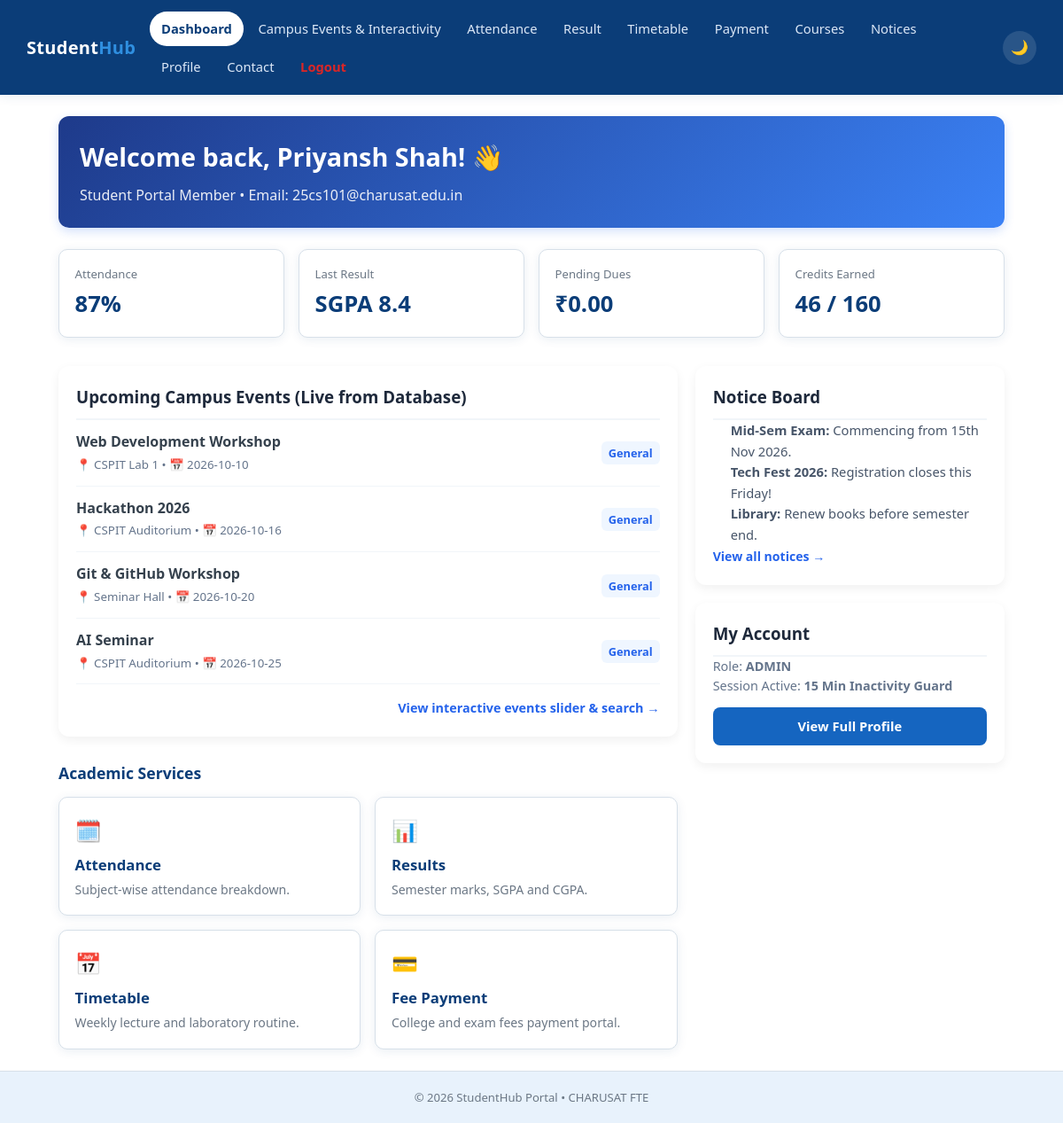
The page /P15/student_dashboard.php (signed in) on the database its author committed.
### tables this page shows
CREATE TABLE `events` (
  `event_id` int(11) NOT NULL AUTO_INCREMENT,
  `event_name` varchar(150) NOT NULL,
  `event_date` date NOT NULL,
  `venue` varchar(150) DEFAULT NULL,
  `description` text DEFAULT NULL,
  `poster_path` varchar(255) DEFAULT NULL,
  `category` varchar(50) DEFAULT 'General',
  PRIMARY KEY (`event_id`)
);

### P15/student_dashboard.php (the view, shortened to what this page needs)
<?php
require_once "db.php";
function h($v) {
    return htmlspecialchars((string)($v ?? ""), ENT_QUOTES, "UTF-8");
}
$userEmail = $_SESSION["email"] ?? "";
$userName = $_SESSION["name"] ?? "Student";
$studentInfo = null;
try {
    $stmt = $pdo->prepare("SELECT * FROM students WHERE email = ? LIMIT 1");
    $stmt->execute([$userEmail]);
    $studentInfo = $stmt->fetch();
    $upcomingEvents = $pdo->query("SELECT * FROM events ORDER BY event_date ASC LIMIT 4")->fetchAll();
} catch (PDOException $e) {
    $upcomingEvents = [];
}
?>
<!DOCTYPE html>
<html lang="en">
<head>
  <link rel="stylesheet" href="style.css" />
</head>
<body>
  <header class="navbar">
    <div class="nav-container">
      <a href="student_dashboard.php" class="logo">Student<span>Hub</span></a>
      <nav class="nav-links" id="navLinks" aria-label="Primary navigation">
        <a href="student_dashboard.php" class="active">Dashboard</a>
        <a href="dynamic.html">Campus Events & Interactivity</a>
        <a href="attendance.html">Attendance</a>
        <a href="result.html">Result</a>
        <a href="timetable.html">Timetable</a>
        <a href="payment.html">Payment</a>
        <a href="course.html">Courses</a>
        <a href="notices.html">Notices</a>
        <a href="profile.html">Profile</a>
        <a href="contact.html">Contact</a>
        <a href="logout.php" style="color: #dc2626; font-weight: bold;">Logout</a>
      </nav>
      <div class="nav-actions">
        <button id="themeToggle" class="icon-btn" aria-label="Toggle dark mode">🌙</button>
      </div>
    </div>
  </header>
  <main id="main" class="container" style="max-width: 1100px; margin: 24px auto; padding: 0 16px;">
    <div class="welcome-card">
      <h1>Welcome back, <?= h($userName) ?>! 👋</h1>
      <p>
        <?= $studentInfo ? h($studentInfo['department']) . " | Semester " . h($studentInfo['semester']) : "Student Portal Member" ?>
        &bull; Email: <?= h($userEmail) ?>
      </p>
    </div>
    <section class="stats-grid" aria-label="Academic stats">
      <div class="stat-card">
        <div class="label">Attendance</div>
        <div class="value">87%</div>
      </div>
      <div class="stat-card">
        <div class="label">Last Result</div>
        <div class="value">SGPA 8.4</div>
      </div>
      <div class="stat-card">
        <div class="label">Pending Dues</div>
        <div class="value">₹0.00</div>
      </div>
      <div class="stat-card">
        <div class="label">Credits Earned</div>
        <div class="value">46 / 160</div>
      </div>
    </section>
    <div class="grid-dashboard">
      <div>
        <div class="card">
          <h3>Upcoming Campus Events (Live from Database)</h3>
          <?php if (!empty($upcomingEvents)): ?>
            <?php foreach ($upcomingEvents as $ev): ?>
              <div class="event-item">
                <div>
                  <strong><?= h($ev["event_name"]) ?></strong><br>
                  <small style="color: #64748b;">📍 <?= h($ev["venue"]) ?> &bull; 📅 <?= h($ev["event_date"]) ?></small>
                </div>
                <div>
                  <span class="event-badge"><?= h($ev["category"] ?? "General") ?></span>
                </div>
              </div>
            <?php endforeach; ?>
          <?php else: ?>
            <p style="color: #94a3b8;">No upcoming events scheduled right now.</p>
          <?php endif; ?>
          <div style="margin-top: 14px; text-align: right;">
            <a href="dynamic.html" style="color: #2563eb; font-weight: 600; font-size: 0.9rem;">View interactive events slider & search &rarr;</a>
          </div>
        </div>
        <h2 class="section-title">Academic Services</h2>
        <section class="card-grid" aria-label="Academic Links">
          <a class="link-card" href="attendance.html">
            <div class="icon">🗓️</div>
            <h3>Attendance</h3>
            <p>Subject-wise attendance breakdown.</p>
          </a>
          <a class="link-card" href="result.html">
            <div class="icon">📊</div>
            <h3>Results</h3>
            <p>Semester marks, SGPA and CGPA.</p>
          </a>
          <a class="link-card" href="timetable.html">
            <div class="icon">📅</div>
            <h3>Timetable</h3>
            <p>Weekly lecture and laboratory routine.</p>
          </a>
          <a class="link-card" href="payment.html">
            <div class="icon">💳</div>
            <h3>Fee Payment</h3>
            <p>College and exam fees payment portal.</p>
          </a>
        </section>
      </div>
      <div>
        <div class="card">
          <h3>Notice Board</h3>
          <ul style="padding-left: 20px; color: #475569; font-size: 0.92rem; line-height: 1.6;">
            <li><strong>Mid-Sem Exam:</strong> Commencing from 15th Nov 2026.</li>
            <li><strong>Tech Fest 2026:</strong> Registration closes this Friday!</li>
            <li><strong>Library:</strong> Renew books before semester end.</li>
          </ul>
          <a href="notices.html" style="font-size: 0.88rem; color: #2563eb; font-weight: 600;">View all notices &rarr;</a>
        </div>
        <div class="card">
          <h3>My Account</h3>
          <p style="font-size: 0.9rem; color: #64748b; margin-bottom: 12px;">
            Role: <strong><?= h(strtoupper($_SESSION["role"] ?? "STUDENT")) ?></strong><br>
            Session Active: <strong>15 Min Inactivity Guard</strong>
          </p>
          <a href="profile.html" class="btn btn-primary btn-block" style="text-align: center;">View Full Profile</a>
        </div>
      </div>
    </div>
  </main>
  <footer class="footer">
    <p>&copy; 2026 StudentHub Portal &bull; CHARUSAT FTE</p>
  </footer>
</body>
</html>

### P15/style.css (style rules this page uses)
:root { --blue-900: #0b3d78; --blue-800: #0d4a91; --blue-700: #1565c0; --blue-500: #2f8fe0; --blue-100: #e8f2fc; --white: #ffffff; --gray-700: #35414d; --gray-500: #6b7785; --gray-300: #d7e0e9; --success: #1e7e34; --success-bg: #e6f4ea; --danger: #c62828; --danger-bg: #fdecea; --radius: 10px; --shadow: 0 2px 12px rgba(11, 61, 120, 0.09); --shadow-lg: 0 8px 28px rgba(11, 61, 120, 0.16); --font: "Segoe UI", Roboto, Helvetica, Arial, sans-serif; }
* { box-sizing: border-box; margin: 0; padding: 0; }
html { scroll-behavior: smooth; }
body { font-family: var(--font); background: var(--white); color: var(--gray-700); line-height: 1.55; min-height: 100vh; display: flex; flex-direction: column; transition: background .2s ease, color .2s ease; }
a { color: inherit; text-decoration: none; }
ul { list-style: none; }
.navbar { background: var(--blue-900); color: var(--white); position: sticky; top: 0; z-index: 100; box-shadow: var(--shadow); }
.nav-container { max-width: 1180px; margin: 0 auto; padding: .8rem 1.25rem; display: flex; align-items: center; justify-content: space-between; gap: 1rem; }
.logo { font-size: 1.25rem; font-weight: 700; color: var(--white); letter-spacing: .3px; }
.logo span { color: var(--blue-500); }
.nav-links { display: flex; flex-wrap: wrap; gap: .25rem; align-items: center; }
.nav-links a { padding: .5rem .8rem; border-radius: 20px; font-size: .92rem; color: #dce8f7; transition: background .15s ease, color .15s ease; }
.nav-links a.active { background: var(--white); color: var(--blue-900); font-weight: 600; }
.nav-actions { display: flex; align-items: center; gap: .5rem; }
.icon-btn { background: rgba(255,255,255,.12); border: none; color: var(--white); width: 38px; height: 38px; border-radius: 50%; cursor: pointer; font-size: 1rem; display: flex; align-items: center; justify-content: center; }
main { flex: 1; width: 100%; max-width: 1180px; margin: 0 auto; padding: 1.75rem 1.25rem 3rem; }
.stats-grid { display: grid; grid-template-columns: repeat(4, 1fr); gap: 1rem; margin-bottom: 2rem; }
.stat-card { background: var(--white); border: 1px solid var(--gray-300); border-radius: var(--radius); padding: 1.1rem; box-shadow: var(--shadow); }
.stat-card .label { font-size: .82rem; color: var(--gray-500); }
.stat-card .value { font-size: 1.6rem; font-weight: 700; color: var(--blue-900); margin-top: .2rem; }
.card-grid { display: grid; grid-template-columns: repeat(auto-fill, minmax(230px, 1fr)); gap: 1rem; }
.link-card, .course-card { background: var(--white); border: 1px solid var(--gray-300); border-radius: var(--radius); padding: 1.1rem; box-shadow: var(--shadow); transition: transform .15s ease, box-shadow .15s ease; }
.link-card .icon { font-size: 1.5rem; }
.link-card h3, .course-card h3 { margin: .5rem 0 .25rem; color: var(--blue-900); font-size: 1.05rem; }
.link-card p, .course-card p { font-size: .88rem; color: var(--gray-500); }
.btn { display: inline-block; border: none; border-radius: 8px; padding: .65rem 1.3rem; font-size: .92rem; font-weight: 600; cursor: pointer; text-align: center; transition: background .15s ease, transform .1s ease; }
.btn-primary { background: var(--blue-700); color: var(--white); }
.btn-block { width: 100%; }
.footer { background: var(--blue-100); text-align: center; padding: 1.2rem; font-size: .82rem; color: var(--gray-500); border-top: 1px solid var(--gray-300); }
.section-title { font-size: 1.1rem; color: var(--blue-900); margin: 1.75rem 0 .8rem; }

### P15/student_dashboard.php (style rules this page uses)
.welcome-card { background: linear-gradient(135deg, #1e3a8a, #3b82f6); color: white; padding: 24px; border-radius: 12px; margin-bottom: 24px; box-shadow: 0 4px 12px rgba(37,99,235,0.2); }
.welcome-card h1 { margin: 0 0 8px 0; font-size: 1.8rem; }
.welcome-card p { margin: 0; opacity: 0.9; }
.grid-dashboard { display: grid; grid-template-columns: 2fr 1fr; gap: 20px; }
.card { background: var(--card-bg, #ffffff); padding: 20px; border-radius: 12px; box-shadow: 0 4px 12px rgba(0,0,0,0.06); margin-bottom: 20px; }
.card h3 { margin-top: 0; color: #1e293b; border-bottom: 2px solid #f1f5f9; padding-bottom: 10px; }
.event-item { display: flex; justify-content: space-between; align-items: center; padding: 12px 0; border-bottom: 1px solid #f1f5f9; }
.event-badge { background: #eff6ff; color: #2563eb; font-size: 0.8rem; padding: 4px 8px; border-radius: 6px; font-weight: 600; }

### rows shown on the page
events: event_name "Web Development Workshop", venue "CSPIT Lab 1", event_date "2026-10-10", category "General"
events: event_name "Hackathon 2026", venue "CSPIT Auditorium", event_date "2026-10-16", category "General"
events: event_name "Git & GitHub Workshop", venue "Seminar Hall", event_date "2026-10-20", category "General"
events: event_name "AI Seminar", venue "CSPIT Auditorium", event_date "2026-10-25", category "General"

### other values the page prints
$userName "Priyansh Shah"
$userEmail "25cs101@charusat.edu.in"
$_SESSION["role"] "ADMIN"
